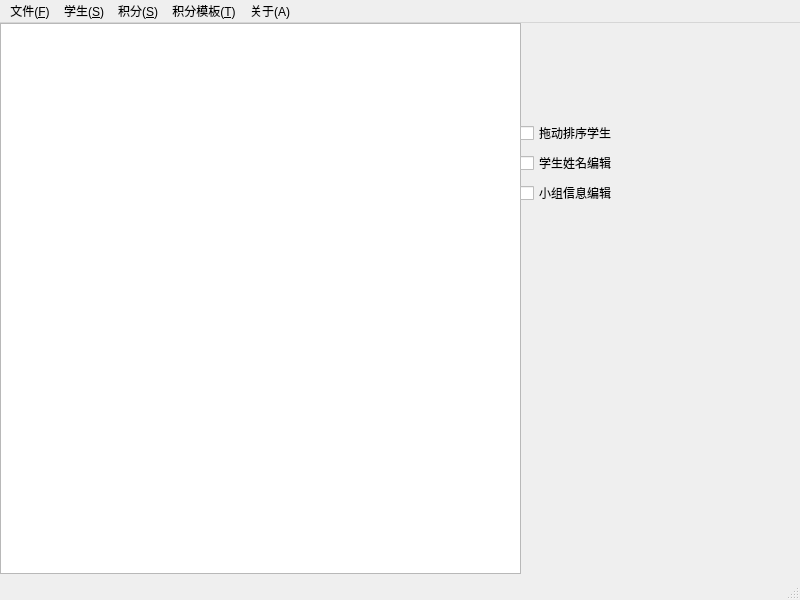
<?xml version="1.0" encoding="UTF-8"?>
<ui version="4.0">
 <class>MainWindow</class>
 <widget class="QMainWindow" name="MainWindow">
  <property name="geometry">
   <rect>
    <x>0</x>
    <y>0</y>
    <width>800</width>
    <height>600</height>
   </rect>
  </property>
  <property name="windowTitle">
   <string>班级积分管理系统</string>
  </property>
  <widget class="QWidget" name="centralwidget">
   <layout class="QHBoxLayout" name="mainLayout">
    <property name="spacing">
     <number>0</number>
    </property>
    <property name="leftMargin">
     <number>0</number>
    </property>
    <property name="topMargin">
     <number>0</number>
    </property>
    <property name="rightMargin">
     <number>0</number>
    </property>
    <property name="bottomMargin">
     <number>0</number>
    </property>
    <item>
     <widget class="QStackedWidget" name="stackedWidget">
      <property name="currentIndex">
       <number>1</number>
      </property>
      <widget class="QWidget" name="page">
       <widget class="QLabel" name="label_dev">
        <property name="geometry">
         <rect>
          <x>0</x>
          <y>0</y>
          <width>176</width>
          <height>29</height>
         </rect>
        </property>
        <property name="font">
         <font>
          <pointsize>14</pointsize>
         </font>
        </property>
        <property name="text">
         <string>主界面开发中……</string>
        </property>
       </widget>
      </widget>
      <widget class="QWidget" name="page_2">
       <widget class="QTableView" name="tableView">
        <property name="geometry">
         <rect>
          <x>0</x>
          <y>0</y>
          <width>521</width>
          <height>551</height>
         </rect>
        </property>
        <property name="acceptDrops">
         <bool>true</bool>
        </property>
        <property name="dragEnabled">
         <bool>true</bool>
        </property>
        <property name="dragDropOverwriteMode">
         <bool>false</bool>
        </property>
        <property name="dragDropMode">
         <enum>QAbstractItemView::InternalMove</enum>
        </property>
        <property name="defaultDropAction">
         <enum>Qt::MoveAction</enum>
        </property>
        <property name="selectionMode">
         <enum>QAbstractItemView::SingleSelection</enum>
        </property>
        <property name="selectionBehavior">
         <enum>QAbstractItemView::SelectRows</enum>
        </property>
       </widget>
       <widget class="QWidget" name="rightPanelWidget" native="true">
        <property name="geometry">
         <rect>
          <x>520</x>
          <y>0</y>
          <width>271</width>
          <height>281</height>
         </rect>
        </property>
        <layout class="QVBoxLayout" name="rightPanelLayout">
         <property name="rightMargin">
          <number>13</number>
         </property>
         <item>
          <layout class="QVBoxLayout" name="verticalLayout_3">
           <item>
            <widget class="QCheckBox" name="dragStudentSwitch">
             <property name="text">
              <string>拖动排序学生</string>
             </property>
            </widget>
           </item>
           <item>
            <widget class="QCheckBox" name="editNameSwitch">
             <property name="text">
              <string>学生姓名编辑</string>
             </property>
            </widget>
           </item>
           <item>
            <widget class="QCheckBox" name="editGroupSwitch">
             <property name="text">
              <string>小组信息编辑</string>
             </property>
            </widget>
           </item>
          </layout>
         </item>
        </layout>
       </widget>
      </widget>
      <widget class="QWidget" name="page_3">
       <layout class="QVBoxLayout" name="verticalLayout">
        <property name="leftMargin">
         <number>0</number>
        </property>
        <property name="topMargin">
         <number>0</number>
        </property>
        <property name="rightMargin">
         <number>0</number>
        </property>
        <property name="bottomMargin">
         <number>0</number>
        </property>
        <item>
         <widget class="QListView" name="recordListView">
          <property name="selectionBehavior">
           <enum>QAbstractItemView::SelectRows</enum>
          </property>
         </widget>
        </item>
       </layout>
      </widget>
      <widget class="QWidget" name="page_4">
       <layout class="QVBoxLayout" name="verticalLayout_2">
        <property name="leftMargin">
         <number>0</number>
        </property>
        <property name="topMargin">
         <number>0</number>
        </property>
        <property name="rightMargin">
         <number>0</number>
        </property>
        <property name="bottomMargin">
         <number>0</number>
        </property>
        <item>
         <widget class="QListView" name="templateListView">
          <property name="selectionBehavior">
           <enum>QAbstractItemView::SelectRows</enum>
          </property>
         </widget>
        </item>
       </layout>
      </widget>
     </widget>
    </item>
   </layout>
  </widget>
  <widget class="QMenuBar" name="menubar">
   <property name="geometry">
    <rect>
     <x>0</x>
     <y>0</y>
     <width>800</width>
     <height>24</height>
    </rect>
   </property>
   <widget class="QMenu" name="menu_File">
    <property name="title">
     <string>文件(&amp;F)</string>
    </property>
    <addaction name="action_OpenFile"/>
    <addaction name="action_NewFile"/>
    <addaction name="action_SaveFile"/>
    <addaction name="action_CloseFile"/>
    <addaction name="separator"/>
    <addaction name="action_ExitApp"/>
   </widget>
   <widget class="QMenu" name="menu_Score">
    <property name="title">
     <string>积分(&amp;S)</string>
    </property>
    <addaction name="action_NewScoreRecord"/>
    <addaction name="action_UseScoreTemplate"/>
    <addaction name="action_SaveScoreRecord"/>
    <addaction name="action_ExportScoreSum"/>
    <addaction name="separator"/>
    <addaction name="action_ShowRecordHistory"/>
    <addaction name="action_HideRecordHistory"/>
    <addaction name="action_DeleteRecordHistory"/>
    <addaction name="action_ClearRecords"/>
   </widget>
   <widget class="QMenu" name="menu_ScoreTemplate">
    <property name="title">
     <string>积分模板(&amp;T)</string>
    </property>
    <addaction name="action_NewTemplate"/>
    <addaction name="action_EditTemplate"/>
    <addaction name="action_ShowTemplate"/>
    <addaction name="action_HideTemplate"/>
    <addaction name="action_DeleteTemplate"/>
    <addaction name="action_ClearTemplates"/>
   </widget>
   <widget class="QMenu" name="menu_About">
    <property name="title">
     <string>关于(A)</string>
    </property>
    <addaction name="action_AboutApp"/>
    <addaction name="action_AboutQt"/>
   </widget>
   <widget class="QMenu" name="menu_Student">
    <property name="title">
     <string>学生(&amp;S)</string>
    </property>
    <addaction name="action_AddStudent"/>
    <addaction name="action_ImportStudents"/>
    <addaction name="action_DeleteStudent"/>
    <addaction name="action_ClearStudents"/>
   </widget>
   <addaction name="menu_File"/>
   <addaction name="menu_Student"/>
   <addaction name="menu_Score"/>
   <addaction name="menu_ScoreTemplate"/>
   <addaction name="menu_About"/>
  </widget>
  <widget class="QStatusBar" name="statusbar"/>
  <action name="action_OpenFile">
   <property name="text">
    <string>打开</string>
   </property>
  </action>
  <action name="action_NewFile">
   <property name="text">
    <string>新建</string>
   </property>
  </action>
  <action name="action_SaveFile">
   <property name="text">
    <string>保存</string>
   </property>
  </action>
  <action name="action_CloseFile">
   <property name="text">
    <string>关闭</string>
   </property>
  </action>
  <action name="action_ExitApp">
   <property name="text">
    <string>退出程序</string>
   </property>
  </action>
  <action name="action_DebugPrint">
   <property name="text">
    <string>输出全部数据</string>
   </property>
  </action>
  <action name="action_ShowRecordHistory">
   <property name="text">
    <string>查看历史记录</string>
   </property>
  </action>
  <action name="action_HideRecordHistory">
   <property name="text">
    <string>关闭历史记录预览</string>
   </property>
  </action>
  <action name="action_ShowTemplate">
   <property name="text">
    <string>查看积分模板</string>
   </property>
  </action>
  <action name="action_HideTemplate">
   <property name="text">
    <string>关闭积分模板预览</string>
   </property>
  </action>
  <action name="action_NewTemplate">
   <property name="text">
    <string>新建积分模板</string>
   </property>
  </action>
  <action name="action_EditTemplate">
   <property name="text">
    <string>更改积分模板描述</string>
   </property>
  </action>
  <action name="action_NewScoreRecord">
   <property name="text">
    <string>新建积分记录</string>
   </property>
  </action>
  <action name="action_SaveScoreRecord">
   <property name="text">
    <string>保存积分记录</string>
   </property>
  </action>
  <action name="action_UseScoreTemplate">
   <property name="text">
    <string>应用积分模板</string>
   </property>
  </action>
  <action name="action_ExportScoreSum">
   <property name="text">
    <string>积分求和统计</string>
   </property>
  </action>
  <action name="action_AboutApp">
   <property name="text">
    <string>关于本程序</string>
   </property>
  </action>
  <action name="action_AboutQt">
   <property name="text">
    <string>关于Qt</string>
   </property>
  </action>
  <action name="action_DeleteRecordHistory">
   <property name="text">
    <string>删除一项历史记录</string>
   </property>
  </action>
  <action name="action_DeleteTemplate">
   <property name="text">
    <string>删除一个积分模板</string>
   </property>
  </action>
  <action name="action_AddStudent">
   <property name="text">
    <string>添加学生</string>
   </property>
  </action>
  <action name="action_DeleteStudent">
   <property name="text">
    <string>删除一个学生</string>
   </property>
  </action>
  <action name="action_ImportStudents">
   <property name="text">
    <string>批量导入学生</string>
   </property>
  </action>
  <action name="action_ClearStudents">
   <property name="text">
    <string>清空班级信息</string>
   </property>
  </action>
  <action name="action_ClearRecords">
   <property name="text">
    <string>清空积分记录</string>
   </property>
  </action>
  <action name="action_ClearTemplates">
   <property name="text">
    <string>清空积分模板</string>
   </property>
  </action>
 </widget>
 <resources/>
 <connections/>
</ui>
